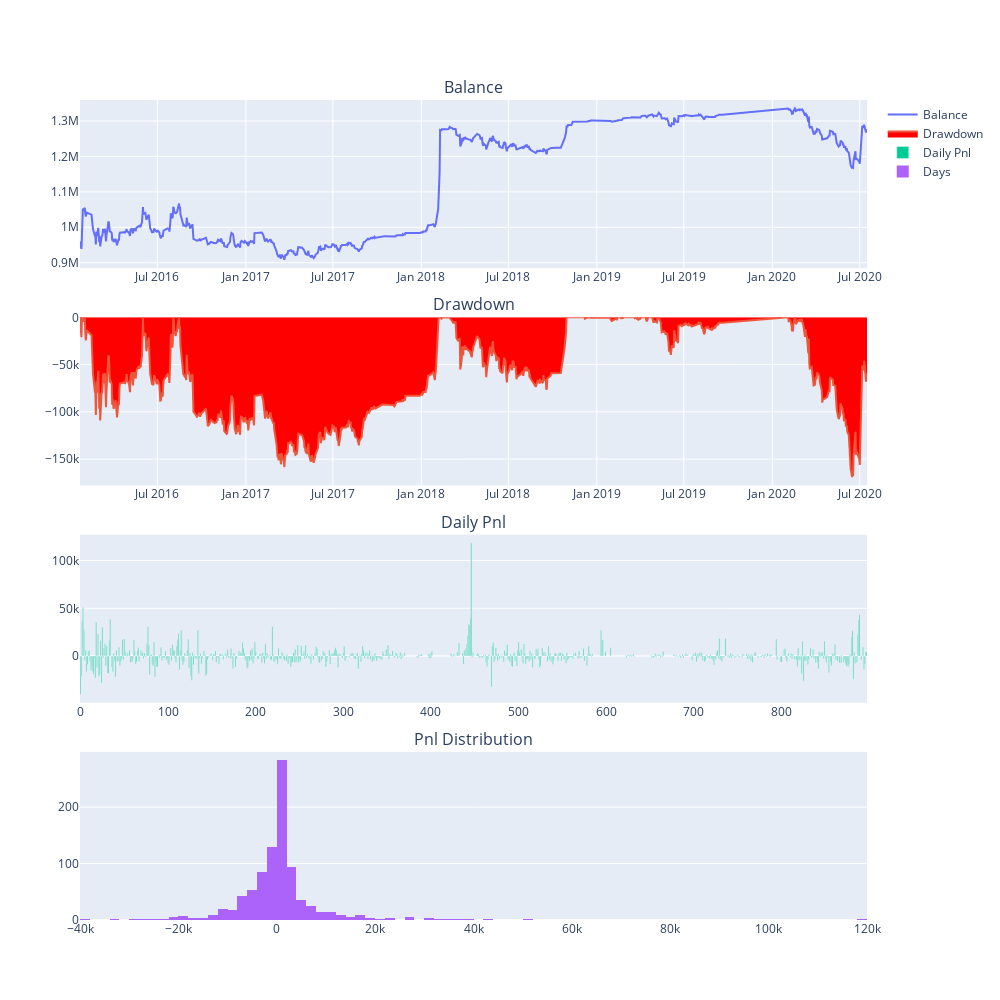

This figure's notebook cell:
### Code cell
import pandas as pd
df = pd.concat(ll)
data = df.drop(["balance", "return", "highlevel", "drawdown", "ddpercent"], axis=1)
engine = BacktestingEngine()
engine.daily_df = data
engine.calculate_statistics()
engine.show_chart()

### Figure 1 — Plotly figure (JSON) as saved in the notebook; plotly's stock layout.template omitted (floating-point values rounded to 4 significant figures; data arrays with more than 128 entries replaced by an {"elided": "..."} marker saying what was removed)
{"data": [{"mode": "lines", "name": "Balance", "type": "scatter", "x": {"elided": "898 str values"}, "xaxis": "x", "y": {"elided": "898 float values"}, "yaxis": "y"}, {"fill": "tozeroy", "fillcolor": "red", "mode": "lines", "name": "Drawdown", "type": "scatter", "x": {"elided": "898 str values"}, "xaxis": "x2", "y": {"elided": "898 float values"}, "yaxis": "y2"}, {"name": "Daily Pnl", "type": "bar", "xaxis": "x3", "y": {"elided": "898 float values"}, "yaxis": "y3"}, {"name": "Days", "nbinsx": 100, "type": "histogram", "x": {"elided": "898 float values"}, "xaxis": "x4", "yaxis": "y4"}], "layout": {"annotations": [{"font": {"size": 16}, "showarrow": false, "text": "Balance", "x": 0.5, "xanchor": "center", "xref": "paper", "y": 1, "yanchor": "bottom", "yref": "paper"}, {"font": {"size": 16}, "showarrow": false, "text": "Drawdown", "x": 0.5, "xanchor": "center", "xref": "paper", "y": 0.735, "yanchor": "bottom", "yref": "paper"}, {"font": {"size": 16}, "showarrow": false, "text": "Daily Pnl", "x": 0.5, "xanchor": "center", "xref": "paper", "y": 0.47, "yanchor": "bottom", "yref": "paper"}, {"font": {"size": 16}, "showarrow": false, "text": "Pnl Distribution", "x": 0.5, "xanchor": "center", "xref": "paper", "y": 0.205, "yanchor": "bottom", "yref": "paper"}], "height": 1000, "width": 1000, "xaxis": {"anchor": "y", "domain": [0, 1]}, "xaxis2": {"anchor": "y2", "domain": [0, 1]}, "xaxis3": {"anchor": "y3", "domain": [0, 1]}, "xaxis4": {"anchor": "y4", "domain": [0, 1]}, "yaxis": {"anchor": "x", "domain": [0.795, 1]}, "yaxis2": {"anchor": "x2", "domain": [0.53, 0.735]}, "yaxis3": {"anchor": "x3", "domain": [0.265, 0.47]}, "yaxis4": {"anchor": "x4", "domain": [0, 0.205]}}}
